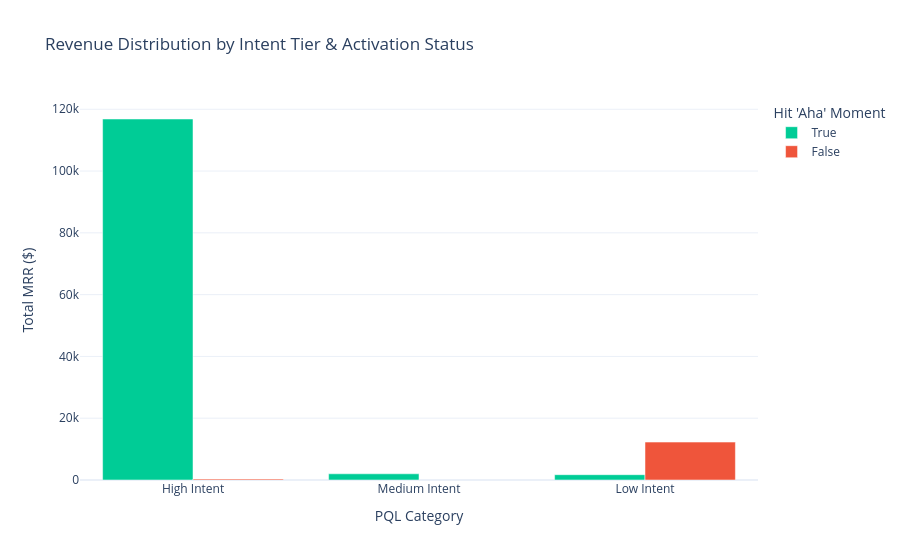

Source (notebook cell):
### Code cell
# Aggregate the data for the chart
df_plot = con.execute("""
    SELECT 
        intent_tier, 
        is_activated,
        SUM(mrr) as total_revenue,
        COUNT(user_id) as user_count
    FROM fct_pql_master
    GROUP BY 1, 2
    ORDER BY total_revenue DESC
""").df()

# Create an interactive Bar Chart
fig = px.bar(
    df_plot, 
    x="intent_tier", 
    y="total_revenue", 
    color="is_activated",
    title="Revenue Distribution by Intent Tier & Activation Status",
    labels={"total_revenue": "Total MRR ($)", "intent_tier": "PQL Category", "is_activated": "Hit 'Aha' Moment"},
    barmode="group",
    template="plotly_white",
    color_discrete_map={True: "#00CC96", False: "#EF553B"} # Green for activated, Red for not
)

fig.show()

### Figure 1 — Plotly figure (JSON) as saved in the notebook; plotly's stock layout.template omitted (floating-point values rounded to 4 significant figures)
{"data": [{"alignmentgroup": "True", "hovertemplate": "Hit 'Aha' Moment=True<br>PQL Category=%{x}<br>Total MRR ($)=%{y}<extra></extra>", "legendgroup": "True", "marker": {"color": "#00CC96", "pattern": {"shape": ""}}, "name": "True", "offsetgroup": "True", "orientation": "v", "showlegend": true, "textposition": "auto", "type": "bar", "x": ["High Intent", "Medium Intent", "Low Intent"], "xaxis": "x", "y": [116800.0, 2008.0, 1720.0], "yaxis": "y"}, {"alignmentgroup": "True", "hovertemplate": "Hit 'Aha' Moment=False<br>PQL Category=%{x}<br>Total MRR ($)=%{y}<extra></extra>", "legendgroup": "False", "marker": {"color": "#EF553B", "pattern": {"shape": ""}}, "name": "False", "offsetgroup": "False", "orientation": "v", "showlegend": true, "textposition": "auto", "type": "bar", "x": ["Low Intent", "High Intent"], "xaxis": "x", "y": [12270.0, 303.6], "yaxis": "y"}], "layout": {"barmode": "group", "legend": {"title": {"text": "Hit 'Aha' Moment"}, "tracegroupgap": 0}, "title": {"text": "Revenue Distribution by Intent Tier & Activation Status"}, "xaxis": {"anchor": "y", "domain": [0, 1], "title": {"text": "PQL Category"}}, "yaxis": {"anchor": "x", "domain": [0, 1], "title": {"text": "Total MRR ($)"}}}}
